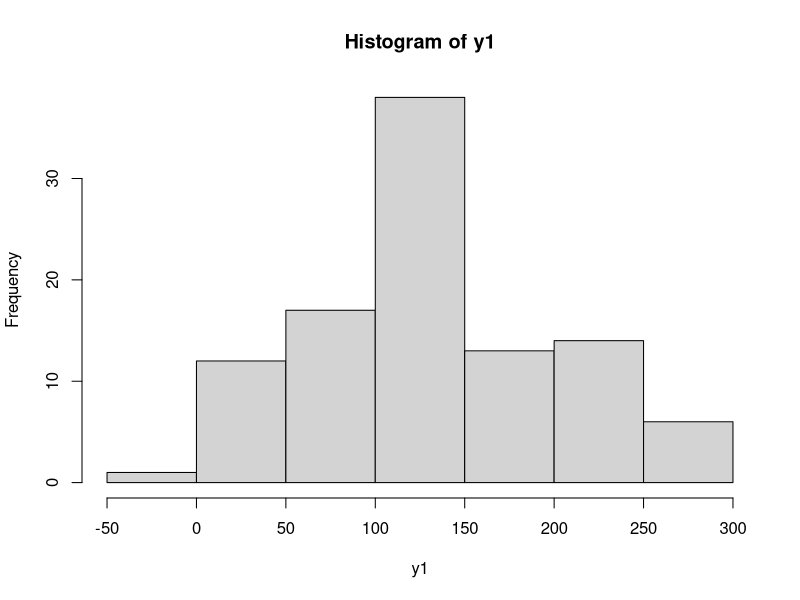
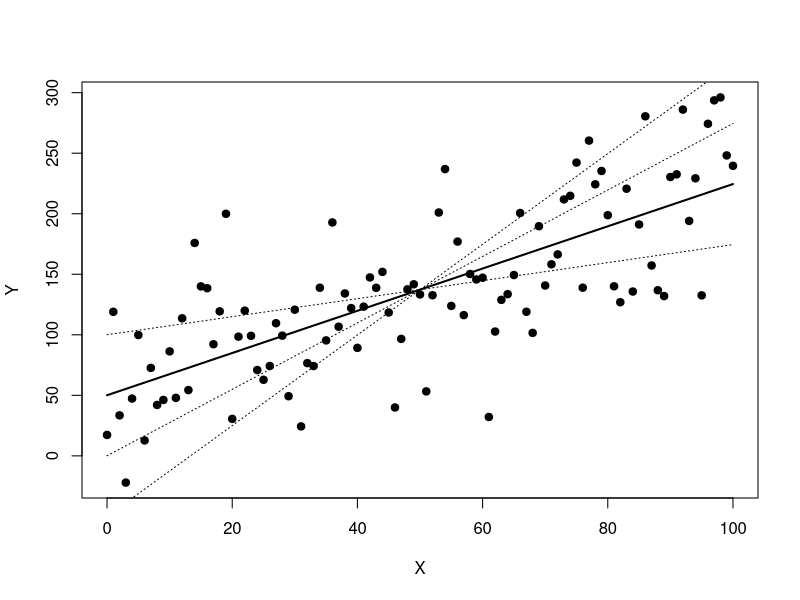

The R script that drew these images, in order:
#Exercícios Cap11 - Parte1

# Configurando o diretório de trabalho
# Coloque entre aspas o diretório de trabalho que você está usando no seu computador
# Não use diretórios com espaço no nome
setwd("~/Cursos/DSA/FCD/BigDataRAzure/Cap11")

# Para saber qual diretório estou trabalhando
getwd()


# Lista de pacotes base carregados
search()


## Exercício 1 - Massa de dados aleatória

# Criando a massa de dados (apesar de aleatória, y possui 
# uma relação com os dados de x)

x <- seq(0, 100)
y <- 2 * x + 35

# Imprimindo as variáveis
x
y

# Gerando uma distribuição normal
y1 <- y + rnorm(101, 0, 50)
y1
hist(y1)


# Crie um plot do relacionamento de x e y1
plot(x, y1, pch = 19, xlab = 'X', ylab = 'Y')

# Crie um modelo de regressão para as duas variáveis x e y1
modelo <- lm(y1 ~ x)
modelo
class(modelo)

# Capture os coeficentes
a <- modelo$coefficients[1]
b <- modelo$coefficients[2]

a
b

# Fórmula de Regressão
y2 <- a + b*x

# Visualize a linha de regressão
lines(x, y2, lwd = 2)

# Simulando outras possíveis linhas de regressão
y3 <- (y2[51]-50*(b-1))+(b-1)*x
y4 <- (y2[51]-50*(b+1))+(b+1)*x
y5 <- (y2[51]-50*(b+2))+(b+2)*x
lines(x,y3,lty=3)
lines(x,y4,lty=3)
lines(x,y5,lty=3)
